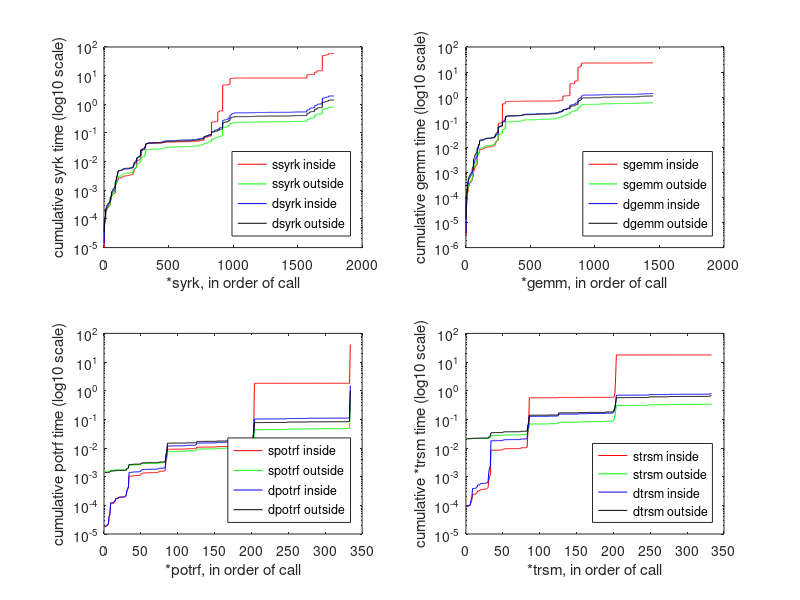
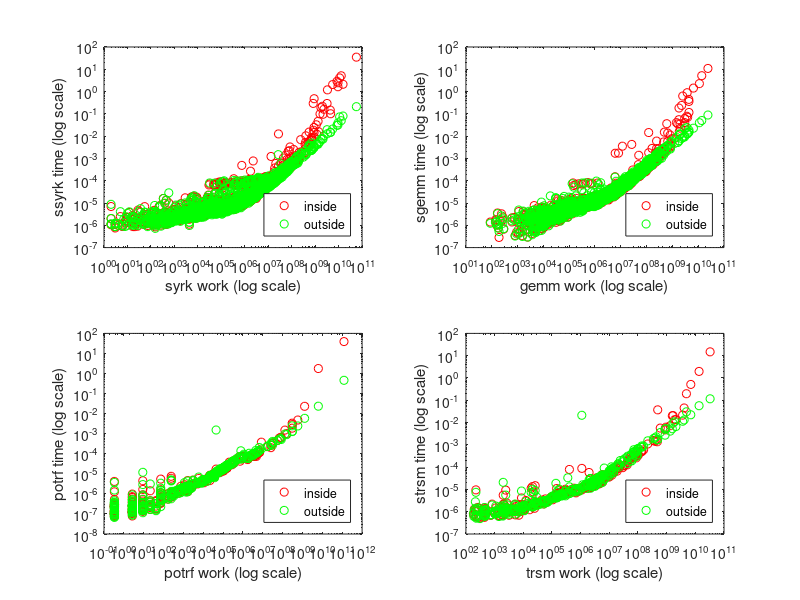
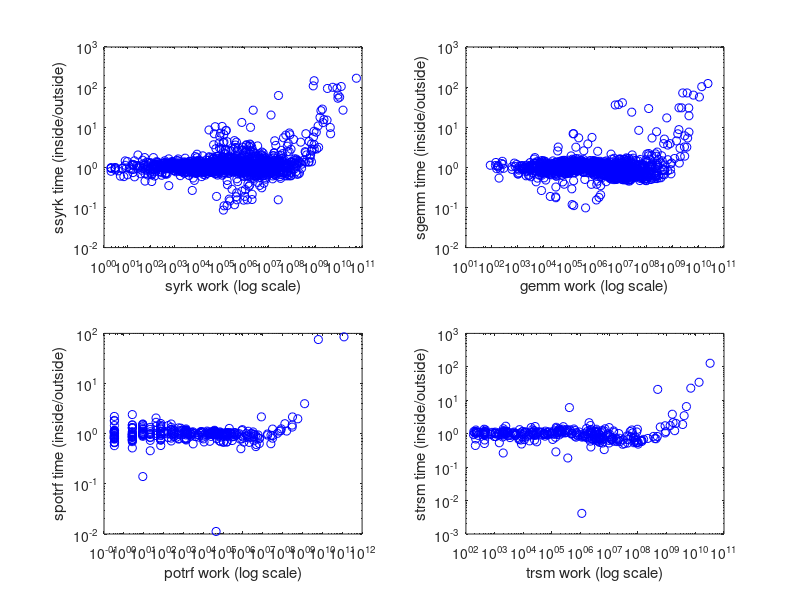

These charts were generated, in order, by the following MATLAB code:

clear all

% from 'make large', not in MATLAB
outside = load ('blas_dump.txt') ;

% from 'go_nd12k' in MATLAB
inside = load ('MATLAB/blas_dump.txt') ;

%    Each line contains the 10 space-delimited values:
%
%    1   kernel      see blas_legend.txt (0 to 15)
%    2   4 or 8      sizeof (blas integer), always 8 for MATLAB
%    3   4 or 8      size of the index in a sparse matrix, always 8 for MATLAB;
%                    cholmod_*i_simple will report 4.
%    4:6   m,n,k       sizes of the matrices (0 if not used)
%    7:9  lda,ldb,ldc leading dimensions (0 if not used)
%    10    time        time for this call to the BLAS / LAPACK

%-------------------------------------------------------------------------------
% outside MATLAB, double results:
%-------------------------------------------------------------------------------

% analyze   time:      2.135 sec
% factorize time:      5.085 sec
% solve     time:      0.106 sec
% total     time:      7.326 sec
% CHOLMOD BLAS statistics:
% SYRK  CPU calls         1783 time   1.3997e+00
% GEMM  CPU calls         1450 time   1.1142e+00
% POTRF CPU calls          334 time   9.9486e-01
% TRSM  CPU calls          333 time   6.7501e-01
% total time in the BLAS:   4.1838e+00

dsyrk_outside  = outside (find (outside (:,1) == 0), :) ;
dgemm_outside  = outside (find (outside (:,1) == 4), :) ;
dpotrf_outside = outside (find (outside (:,1) == 8), :) ;
dtrsm_outside  = outside (find (outside (:,1) == 12), :) ;

dsyrk_outside_time  = dsyrk_outside (:,10) ;
dgemm_outside_time  = dgemm_outside (:,10) ;
dpotrf_outside_time = dpotrf_outside (:,10) ;
dtrsm_outside_time  = dtrsm_outside (:,10) ;

fprintf ('\n') ;
fprintf ('total dsyrk  time, outside: %g\n', sum (dsyrk_outside_time)) ;
fprintf ('total dgemm  time, outside: %g\n', sum (dgemm_outside_time)) ;
fprintf ('total dpotrf time, outside: %g\n', sum (dpotrf_outside_time)) ;
fprintf ('total dtrsm  time, outside: %g\n', sum (dtrsm_outside_time)) ;
fprintf ('total BLAS   time, outside: %g\n', ...
 sum (dsyrk_outside_time) + sum (dgemm_outside_time) + ...
 sum (dpotrf_outside_time) + sum (dtrsm_outside_time)) ;

% get work for dsyrk/ssyrk
n_syrk = dsyrk_outside (:,4) ;
k_syrk = dsyrk_outside (:,5) ;
syrk_work = n_syrk .* n_syrk .* (k_syrk+1) ;

% get work for dgemm/sgemm
m_gemm = dgemm_outside (:,4) ;
n_gemm = dgemm_outside (:,5) ;
k_gemm = dgemm_outside (:,6) ;
gemm_work = (m_gemm .* n_gemm .* k_gemm) * 2 ;

% get work for dpotrf/spotrf
n_potrf = dpotrf_outside (:,4) ;
potrf_work = (n_potrf .* n_potrf .* n_potrf) / 3 ;

% get work for dtrsm/strsm
m_trsm = dtrsm_outside (:,4) ;
n_trsm = dtrsm_outside (:,5) ;
trsm_work = m_trsm .* n_trsm .* n_trsm ;

%-------------------------------------------------------------------------------
% outside MATLAB, single results:
%-------------------------------------------------------------------------------

% analyze   time:      2.375 sec
% factorize time:      2.814 sec
% solve     time:      0.046 sec
% total     time:      5.236 sec
% CHOLMOD BLAS statistics:
% SYRK  CPU calls         1783 time   7.9215e-01
% GEMM  CPU calls         1450 time   5.9799e-01
% POTRF CPU calls          334 time   5.0774e-01
% TRSM  CPU calls          333 time   3.5276e-01
% total time in the BLAS:   2.2506e+00

ssyrk_outside  = outside (find (outside (:,1) == 1), :) ;
sgemm_outside  = outside (find (outside (:,1) == 5), :) ;
spotrf_outside = outside (find (outside (:,1) == 9), :) ;
strsm_outside  = outside (find (outside (:,1) == 13), :) ;

ssyrk_outside_time  = ssyrk_outside (:,10) ;
sgemm_outside_time  = sgemm_outside (:,10) ;
spotrf_outside_time = spotrf_outside (:,10) ;
strsm_outside_time  = strsm_outside (:,10) ;

fprintf ('\n') ;
fprintf ('total ssyrk  time, outside: %g\n', sum (ssyrk_outside_time)) ;
fprintf ('total sgemm  time, outside: %g\n', sum (sgemm_outside_time)) ;
fprintf ('total spotrf time, outside: %g\n', sum (spotrf_outside_time)) ;
fprintf ('total strsm  time, outside: %g\n', sum (strsm_outside_time)) ;
fprintf ('total BLAS   time, outside: %g\n', ...
 sum (ssyrk_outside_time) + sum (sgemm_outside_time) + ...
 sum (spotrf_outside_time) + sum (strsm_outside_time)) ;

%-------------------------------------------------------------------------------
% inside MATLAB, double results:
%-------------------------------------------------------------------------------

% time for x=A\b (in double):        9.82203 sec
% analyze time: 2.62621 sec
% factorize time: 7.25898 sec
% solve time: 0.125075 sec
% CHOLMOD BLAS statistics:
% SYRK  CPU calls         1783 time   1.9567e+00
% GEMM  CPU calls         1450 time   1.3923e+00
% POTRF CPU calls          334 time   1.5183e+00
% TRSM  CPU calls          333 time   8.0667e-01
% total time in the BLAS:   5.6740e+00
% time for x=cholmod2(A,b) (double): 10.0717 sec

dsyrk_inside  = inside (find (inside (:,1) == 0), :) ;
dgemm_inside  = inside (find (inside (:,1) == 4), :) ;
dpotrf_inside = inside (find (inside (:,1) == 8), :) ;
dtrsm_inside  = inside (find (inside (:,1) == 12), :) ;

dsyrk_inside_time  = dsyrk_inside (:,10) ;
dgemm_inside_time  = dgemm_inside (:,10) ;
dpotrf_inside_time = dpotrf_inside (:,10) ;
dtrsm_inside_time  = dtrsm_inside (:,10) ;

fprintf ('\n') ;
fprintf ('total dsyrk  time,  inside: %g\n', sum (dsyrk_inside_time)) ;
fprintf ('total dgemm  time,  inside: %g\n', sum (dgemm_inside_time)) ;
fprintf ('total dpotrf time,  inside: %g\n', sum (dpotrf_inside_time)) ;
fprintf ('total dtrsm  time,  inside: %g\n', sum (dtrsm_inside_time)) ;
fprintf ('total BLAS   time,  inside: %g\n', ...
 sum (dsyrk_inside_time) + sum (dgemm_inside_time) + ...
 sum (dpotrf_inside_time) + sum (dtrsm_inside_time)) ;

%-------------------------------------------------------------------------------
% inside MATLAB, single results:
%-------------------------------------------------------------------------------

% analyze time: 2.63795 sec
% factorize time: 142.123 sec
% solve time: 0.0919384 sec
% CHOLMOD BLAS statistics:
% SYRK  CPU calls         1783 time   5.9033e+01
% GEMM  CPU calls         1450 time   2.3369e+01
% POTRF CPU calls          334 time   4.0921e+01
% TRSM  CPU calls          333 time   1.7772e+01
% total time in the BLAS:   1.4109e+02
% time for x=cholmod2(A,b) (single): 144.914 sec

ssyrk_inside  = inside (find (inside (:,1) == 1), :) ;
sgemm_inside  = inside (find (inside (:,1) == 5), :) ;
spotrf_inside = inside (find (inside (:,1) == 9), :) ;
strsm_inside  = inside (find (inside (:,1) == 13), :) ;

ssyrk_inside_time  = ssyrk_inside (:,10) ;
sgemm_inside_time  = sgemm_inside (:,10) ;
spotrf_inside_time = spotrf_inside (:,10) ;
strsm_inside_time  = strsm_inside (:,10) ;

fprintf ('\n') ;
fprintf ('total ssyrk  time,  inside: %g\n', sum (ssyrk_inside_time)) ;
fprintf ('total sgemm  time,  inside: %g\n', sum (sgemm_inside_time)) ;
fprintf ('total spotrf time,  inside: %g\n', sum (spotrf_inside_time)) ;
fprintf ('total strsm  time,  inside: %g\n', sum (strsm_inside_time)) ;
fprintf ('total BLAS   time,  inside: %g\n', ...
 sum (ssyrk_inside_time) + sum (sgemm_inside_time) + ...
 sum (spotrf_inside_time) + sum (strsm_inside_time)) ;

whos

%-------------------------------------------------------------------------------
% compare results: 
%-------------------------------------------------------------------------------

%-------------------------------------------------------------------------------
% figure 1 
%-------------------------------------------------------------------------------

% x axis is each call to the BLAS/LAPACK, in order.
% y axis is the cumulative sum of the run time in that BLAS/LAPACK method.

figure (1)
clf

subplot (2,2,1)
nsyrk = length (ssyrk_outside)
semilogy ((1:nsyrk), cumsum (ssyrk_inside_time), 'r') ;
hold on
semilogy ((1:nsyrk), cumsum (ssyrk_outside_time), 'g') ;
semilogy ((1:nsyrk), cumsum (dsyrk_inside_time), 'b') ;
semilogy ((1:nsyrk), cumsum (dsyrk_outside_time), 'k') ;
xlabel ('*syrk, in order of call') ;
ylabel ('cumulative syrk time (log10 scale)') ;
legend ('ssyrk inside', 'ssyrk outside', ...
         'dsyrk inside', 'dsyrk outside', ...
         'Location', 'SouthEast') ;

subplot (2,2,2)
ngemm = length (sgemm_outside)
semilogy ((1:ngemm), cumsum (sgemm_inside_time), 'r') ;
hold on
semilogy ((1:ngemm), cumsum (sgemm_outside_time), 'g') ;
semilogy ((1:ngemm), cumsum (dgemm_inside_time), 'b') ;
semilogy ((1:ngemm), cumsum (dgemm_outside_time), 'k') ;
xlabel ('*gemm, in order of call') ;
ylabel ('cumulative gemm time (log10 scale)') ;
legend ('sgemm inside', 'sgemm outside', ...
         'dgemm inside', 'dgemm outside', ...
         'Location', 'SouthEast') ;

subplot (2,2,3)
npotrf = length (spotrf_outside)
semilogy ((1:npotrf), cumsum (spotrf_inside_time), 'r') ;
hold on
semilogy ((1:npotrf), cumsum (spotrf_outside_time), 'g') ;
semilogy ((1:npotrf), cumsum (dpotrf_inside_time), 'b') ;
semilogy ((1:npotrf), cumsum (dpotrf_outside_time), 'k') ;
xlabel ('*potrf, in order of call') ;
ylabel ('cumulative potrf time (log10 scale)') ;
legend ('spotrf inside', 'spotrf outside', ...
         'dpotrf inside', 'dpotrf outside', ...
         'Location', 'SouthEast') ;

subplot (2,2,4)
ntrsm = length (strsm_outside)
semilogy ((1:ntrsm), cumsum (strsm_inside_time), 'r') ;
hold on
semilogy ((1:ntrsm), cumsum (strsm_outside_time), 'g') ;
semilogy ((1:ntrsm), cumsum (dtrsm_inside_time), 'b') ;
semilogy ((1:ntrsm), cumsum (dtrsm_outside_time), 'k') ;
xlabel ('*trsm, in order of call') ;
ylabel ('cumulative *trsm time (log10 scale)') ;
legend ('strsm inside', 'strsm outside', ...
         'dtrsm inside', 'dtrsm outside', ...
         'Location', 'SouthEast') ;

%-------------------------------------------------------------------------------
% figure 2
%-------------------------------------------------------------------------------

% x axis is amount of work in the BLAS/LAPACK call
% y axis is the run time of that call inside

figure (2)
clf

subplot (2,2,1)
loglog (syrk_work, ssyrk_inside_time, 'ro') ;
hold on
loglog (syrk_work, ssyrk_outside_time, 'go') ;
xlabel ('syrk work (log scale)') ;
ylabel ('ssyrk time (log scale)') ;
legend ('inside', 'outside', 'Location', 'SouthEast') ;

subplot (2,2,2)
loglog (gemm_work, sgemm_inside_time, 'ro') ;
hold on
loglog (gemm_work, sgemm_outside_time, 'go') ;
xlabel ('gemm work (log scale)') ;
ylabel ('sgemm time (log scale)') ;
legend ('inside', 'outside', 'Location', 'SouthEast') ;

subplot (2,2,3)
loglog (potrf_work, spotrf_inside_time, 'ro') ;
hold on
loglog (potrf_work, spotrf_outside_time, 'go') ;
xlabel ('potrf work (log scale)') ;
ylabel ('potrf time (log scale)') ;
legend ('inside', 'outside', 'Location', 'SouthEast') ;

subplot (2,2,4)
loglog (trsm_work, strsm_inside_time, 'ro') ;
hold on
loglog (trsm_work, strsm_outside_time, 'go') ;
xlabel ('trsm work (log scale)') ;
ylabel ('strsm time (log scale)') ;
legend ('inside', 'outside', 'Location', 'SouthEast') ;

%-------------------------------------------------------------------------------
% figure 3
%-------------------------------------------------------------------------------

% x axis is amount of work in the BLAS/LAPACK call
% y axis is the run time of that call inside divided by outside

figure (3)
clf

subplot (2,2,1)
loglog (syrk_work, ssyrk_inside_time ./ ssyrk_outside_time, 'bo') ;
xlabel ('syrk work (log scale)') ;
ylabel ('ssyrk time (inside/outside)') ;

subplot (2,2,2)
loglog (gemm_work, sgemm_inside_time ./ sgemm_outside_time, 'bo') ;
xlabel ('gemm work (log scale)') ;
ylabel ('sgemm time (inside/outside)') ;

subplot (2,2,3)
loglog (potrf_work, spotrf_inside_time ./ spotrf_outside_time, 'bo') ;
xlabel ('potrf work (log scale)') ;
ylabel ('spotrf time (inside/outside)') ;

subplot (2,2,4)
loglog (trsm_work, strsm_inside_time ./ strsm_outside_time, 'bo') ;
xlabel ('trsm work (log scale)') ;
ylabel ('strsm time (inside/outside)') ;

%-------------------------------------------------------------------------------
% worst cases
%-------------------------------------------------------------------------------

ssyrk_rel  = (ssyrk_inside_time ./ ssyrk_outside_time) ;
sgemm_rel  = (sgemm_inside_time ./ sgemm_outside_time) ;
spotrf_rel = (spotrf_inside_time ./ spotrf_outside_time) ;
strsm_rel  = (strsm_inside_time ./ strsm_outside_time) ;

[bad, i1] = max (ssyrk_rel) ;
[bad, i2] = max (sgemm_rel) ;
[bad, i3] = max (spotrf_rel) ;
[bad, i4] = max (strsm_rel) ;

fprintf ('\nWorst case ssyrk:\n') ;
fprintf ('    n %4d k %4d         inside: %12.6f sec  outside: %12.6f sec\n', ...
    n_syrk (i1), k_syrk (i1), ssyrk_inside_time (i1), ssyrk_outside_time (i1)) ;

fprintf ('\nWorst case sgemm:\n') ;
fprintf ('    m %4d n %4d k %4d  inside: %12.6f sec  outside: %12.6f sec\n', ...
    m_gemm (i2), n_gemm (i2), k_gemm (i2), sgemm_inside_time (i2), sgemm_outside_time (i2)) ;

fprintf ('\nWorst case spotrf:\n') ;
fprintf ('    n %4d                inside: %12.6f sec  outside: %12.6f sec\n', ...
    n_potrf (i3), spotrf_inside_time (i3), spotrf_outside_time (i3)) ;

fprintf ('\nWorst case strsm:\n') ;
fprintf ('    m %4d n %4d         inside: %12.6f sec  outside: %12.6f sec\n', ...
    m_trsm (i4), n_trsm (i4), strsm_inside_time (i4), strsm_outside_time (i4)) ;


